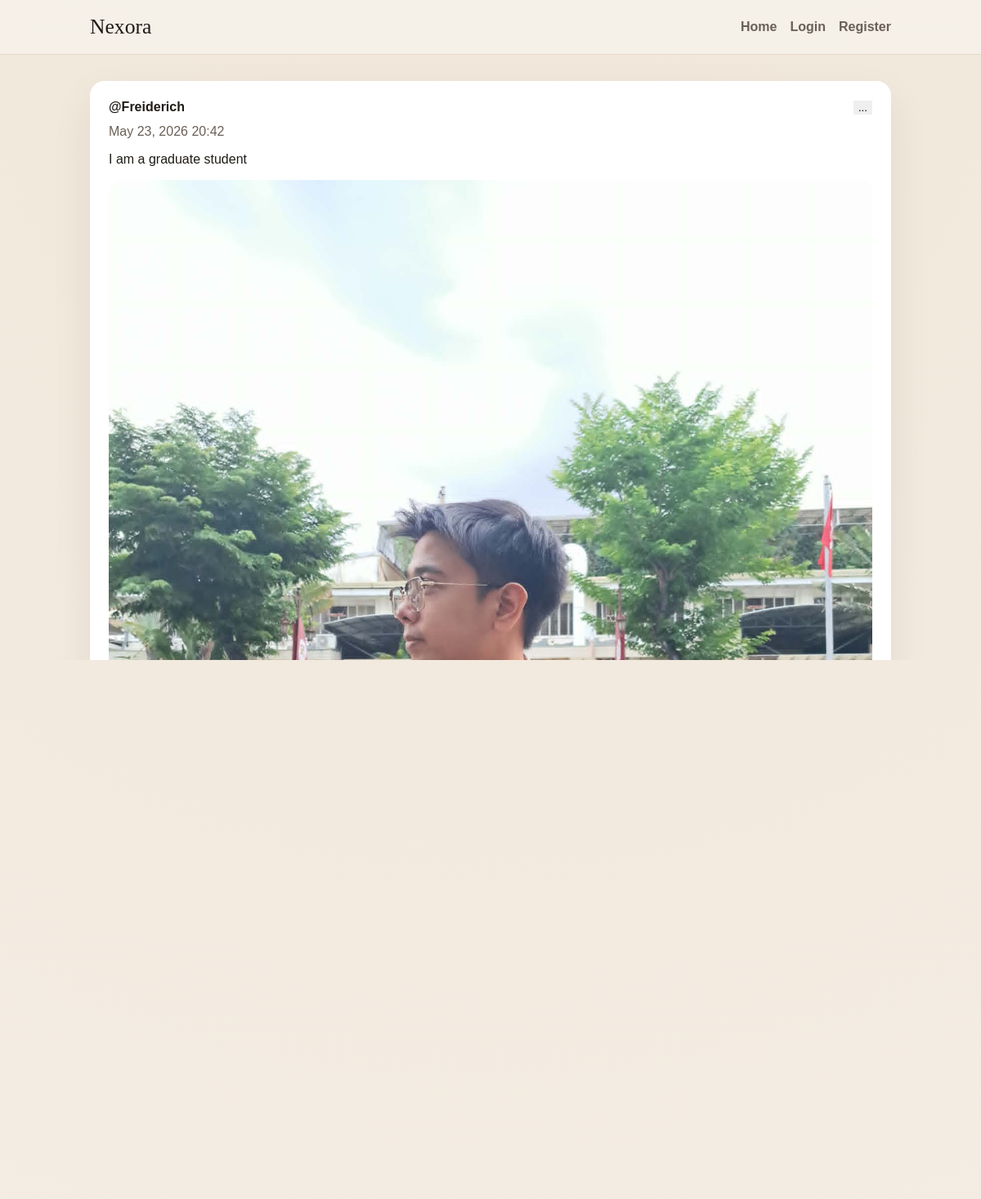
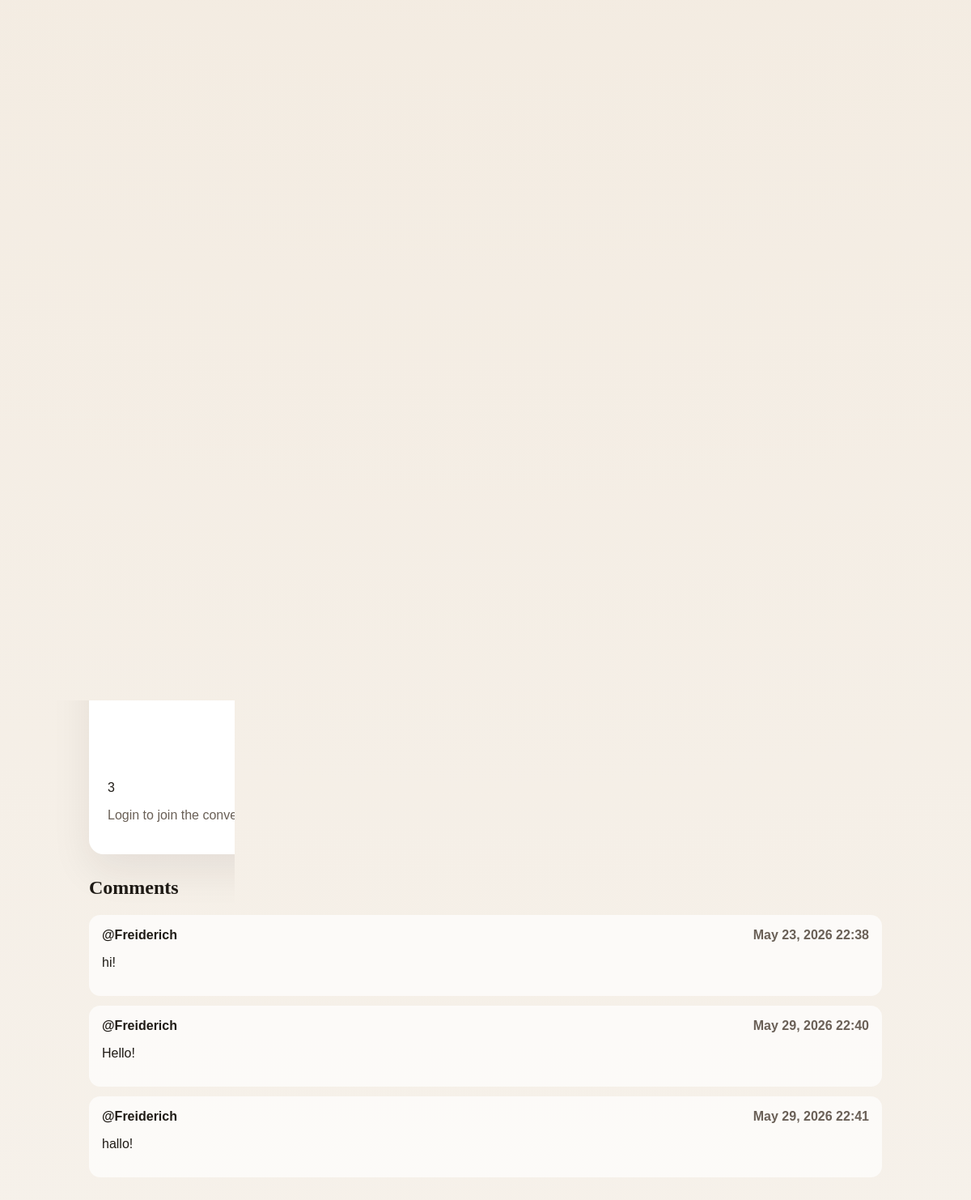
The app's page /posts/1/ with its own data (2 pictures, top to bottom).
### posts/models.py (models this page shows, shortened)
class Post(models.Model):
    VISIBILITY_PUBLIC = "public"
    VISIBILITY_UNLISTED = "unlisted"
    VISIBILITY_PRIVATE = "private"
    VISIBILITY_CHOICES = [
        (VISIBILITY_PUBLIC, "Public"),
        (VISIBILITY_UNLISTED, "Unlisted"),
        (VISIBILITY_PRIVATE, "Private"),
    ]
    author = models.ForeignKey(
        settings.AUTH_USER_MODEL, on_delete=models.CASCADE, related_name="posts"
    )
    content = models.TextField()
    image = models.ImageField(upload_to="posts/", blank=True, null=True)
    visibility = models.CharField(
        max_length=16, choices=VISIBILITY_CHOICES, default=VISIBILITY_PUBLIC
    )
    created_at = models.DateTimeField(auto_now_add=True)
    updated_at = models.DateTimeField(auto_now=True)
    class Meta:
        ordering = ["-created_at"]

class Comment(models.Model):
    post = models.ForeignKey(Post, on_delete=models.CASCADE, related_name="comments")
    author = models.ForeignKey(
        settings.AUTH_USER_MODEL, on_delete=models.CASCADE, related_name="comments"
    )
    body = models.TextField()
    created_at = models.DateTimeField(auto_now_add=True)
    class Meta:
        ordering = ["created_at"]

### posts/views.py (the view)
# urls.py: path("posts/<int:post_id>/", views.post_detail, name="post_detail"),
def post_detail(request, post_id):
    post = get_object_or_404(
        Post.objects.select_related("author", "author__profile").annotate(
            likes_count=Count("likes"),
            reactions_count=Count("reactions"),
            reaction_love_count=Count("reactions", filter=Q(reactions__kind="love")),
            reaction_laugh_count=Count("reactions", filter=Q(reactions__kind="laugh")),
            reaction_wow_count=Count("reactions", filter=Q(reactions__kind="wow")),
            reaction_sad_count=Count("reactions", filter=Q(reactions__kind="sad")),
            reaction_fire_count=Count("reactions", filter=Q(reactions__kind="fire")),
        ),
        id=post_id,
    )
    if post.visibility == Post.VISIBILITY_PRIVATE and request.user != post.author:
        return redirect("home")
    comments = post.comments.select_related("author", "author__profile")
    form = CommentForm()
    return render(
        request,
        "posts/post_detail.html",
        {"post": post, "comments": comments, "form": form},
    )

### templates/posts/post_detail.html (shortened to what this page needs)
{% extends "base.html" %}
{% block content %}
  {% with post_visibility=post.get_visibility_display %}
  <section class="card detail">
    <div class="card-header">
      <a href="{% url 'profile' username=post.author.username %}">@{{ post.author.username }}</a>
      <div class="post-menu-wrap">
        <button class="post-menu-toggle" type="button" aria-label="Post options" aria-expanded="false">...</button>
      </div>
    </div>
    <div class="post-meta-line"><span class="muted">{{ post.created_at|date:"M d, Y H:i" }}</span></div>
    <p>{{ post.content }}</p>
    {% if post.image %}
      <img class="post-image" src="{{ post.image.url }}" alt="Post image" />
    {% endif %}
    <div class="post-actions">
      <form method="post" action="{% url 'toggle_like' post_id=post.id %}">
        <button type="submit" class="ghost reaction-main" data-like-count>❤ {{ post.likes_count }}</button>
      </form>
      <a class="comment-action" href="#comment-form" aria-label="Comments" data-comment-jump>
        <svg viewBox="0 0 24 24" aria-hidden="true" focusable="false">
          <path d="M4 5.5C4 4.12 5.12 3 6.5 3h11C18.88 3 20 4.12 20 5.5v8c0 1.38-1.12 2.5-2.5 2.5H10l-4.5 3v-3.5C4.62 15.5 4 14.88 4 14V5.5Zm2 0V14h3v1.3L11.1 14H17.5c.28 0 .5-.22.5-.5v-8c0-.28-.22-.5-.5-.5h-11c-.28 0-.5.22-.5.5Z" fill="currentColor"/>
        </svg>
        {{ comments|length }}
      </a>
    </div>
    <section class="comment-bar" id="comment-form">
      {% if user.is_authenticated %}
        <form class="comment-form" method="post" action="{% url 'comment_create' post_id=post.id %}">
          {% csrf_token %}
          <div class="comment-avatar" aria-hidden="true">{{ user.username|first|upper }}</div>
          <div class="comment-composer">
            <label class="sr-only" for="{{ form.body.id_for_label }}">Comment</label>
            {{ form.body }}
          </div>
          <button type="submit" class="primary comment-submit">Post</button>
        </form>
      {% else %}
        <p class="muted">Login to join the conversation.</p>
      {% endif %}
    </section>
  </section>
  {% endwith %}
  <section class="comments" id="comments">
    <h2>Comments</h2>
    <div class="comment-list">
      {% for comment in comments %}
        <div class="comment" data-comment-id="{{ comment.id }}">
          <div class="comment-meta">
            <a href="{% url 'profile' username=comment.author.username %}">@{{ comment.author.username }}</a>
            <span class="muted">{{ comment.created_at|date:"M d, Y H:i" }}</span>
          </div>
          <p data-comment-body>{{ comment.body }}</p>
        </div>
      {% empty %}
        <p class="muted">No comments yet.</p>
      {% endfor %}
    </div>
  </section>
{% endblock %}

### static/css/base.css (style rules this page uses)
:root { --bg: #f6f1ea; --bg-accent: #f1e7da; --surface: #ffffff; --ink: #1f1b16; --muted: #6a6057; --primary: #c96f3b; --primary-dark: #9d552d; --border: #e6d7c8; --shadow: 0 20px 50px rgba(40, 30, 20, 0.08); --radius: 18px; --max-width: 980px; --font-display: "Playfair Display", "Georgia", serif; --font-body: "Source Sans 3", "Arial", sans-serif; }
* { box-sizing: border-box; }
body { margin: 0; font-family: var(--font-body); color: var(--ink); background: radial-gradient(circle at top, var(--bg-accent), var(--bg)); min-height: 100vh; }
a { color: inherit; text-decoration: none; }
img { max-width: 100%; display: block; border-radius: 14px; }
.muted { color: var(--muted); }
button { border: none; cursor: pointer; font-family: inherit; }
.ghost, .link-button { background: transparent; color: var(--muted); padding: 6px 10px; border-radius: 999px; }

### static/css/components.css (style rules this page uses)
.card { background: var(--surface); padding: 22px; border-radius: var(--radius); box-shadow: var(--shadow); border: 1px solid rgba(255, 255, 255, 0.6); animation: rise 0.4s ease both; }
.card.detail { margin-bottom: 28px; }
.card-header { display: flex; justify-content: space-between; margin-bottom: 12px; font-weight: 600; }
.post-image { margin-top: 12px; border-radius: 16px; }
.comments h2 { font-family: var(--font-display); }
.comment { padding: 16px; background: rgba(255, 255, 255, 0.7); border-radius: 14px; margin-bottom: 12px; }
.comment-meta { display: flex; justify-content: space-between; font-weight: 600; }

### records on screen
Post: author.username "Freiderich", created_at "May 23, 2026 20:42", content "I am a graduate student", image (picture)
Comment: author.username "Freiderich", created_at "May 23, 2026 22:38", body "hi!"
Comment: author.username "Freiderich", created_at "May 29, 2026 22:40", body "Hello!"
Comment: author.username "Freiderich", created_at "May 29, 2026 22:41", body "hallo!"

### other values on screen
{{ comments|length }} "3"
